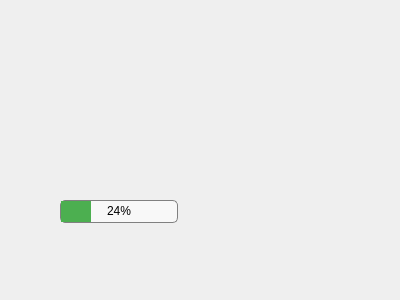
<?xml version="1.0" encoding="UTF-8"?>
<ui version="4.0">
 <class>Form</class>
 <widget class="QWidget" name="Form">
  <property name="geometry">
   <rect>
    <x>0</x>
    <y>0</y>
    <width>400</width>
    <height>300</height>
   </rect>
  </property>
  <property name="windowTitle">
   <string>Form</string>
  </property>
  <widget class="QProgressBar" name="progressBar">
   <property name="geometry">
    <rect>
     <x>60</x>
     <y>200</y>
     <width>118</width>
     <height>23</height>
    </rect>
   </property>
   <property name="styleSheet">
    <string notr="true">QProgressBar {background-color: #F8F8F8; border: 1px solid grey; border-radius: 5px; text-align: center;} QProgressBar::chunk {background-color: #4CAF50; width: 10px;}</string>
   </property>
   <property name="value">
    <number>24</number>
   </property>
  </widget>
 </widget>
 <resources/>
 <connections/>
</ui>
